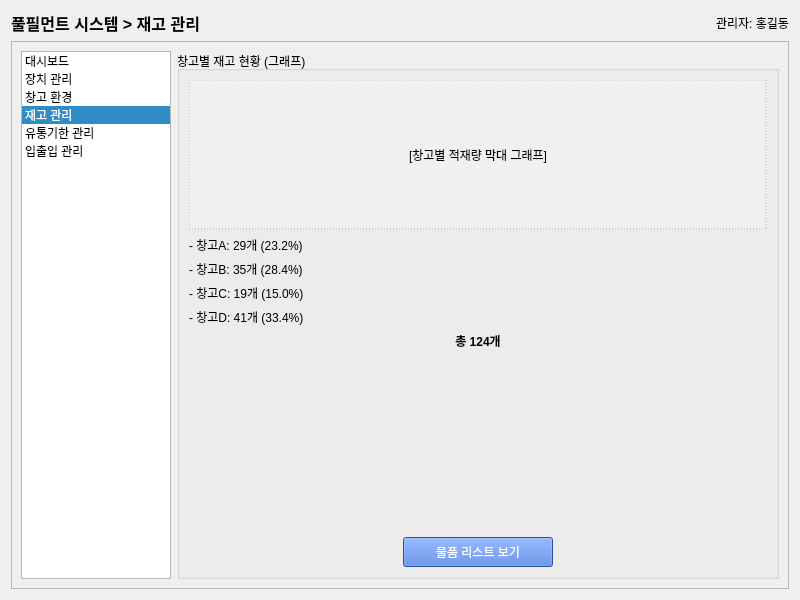
<?xml version="1.0" encoding="UTF-8"?>
<ui version="4.0">
 <class>Inventory</class>
 <widget class="QWidget" name="Inventory">
  <property name="geometry">
   <rect>
    <x>0</x>
    <y>0</y>
    <width>800</width>
    <height>600</height>
   </rect>
  </property>
  <property name="windowTitle">
   <string>풀필먼트 시스템 - 재고 관리</string>
  </property>
  <layout class="QVBoxLayout" name="verticalLayout">
   <item>
    <layout class="QHBoxLayout" name="headerLayout">
     <item>
      <widget class="QLabel" name="titleLabel">
       <property name="font">
        <font>
         <pointsize>12</pointsize>
         <bold>true</bold>
        </font>
       </property>
       <property name="text">
        <string>풀필먼트 시스템 > 재고 관리</string>
       </property>
      </widget>
     </item>
     <item>
      <spacer name="horizontalSpacer">
       <property name="orientation">
        <enum>Qt::Horizontal</enum>
       </property>
       <property name="sizeHint" stdset="0">
        <size>
         <width>40</width>
         <height>20</height>
        </size>
       </property>
      </spacer>
     </item>
     <item>
      <widget class="QLabel" name="adminLabel">
       <property name="text">
        <string>관리자: 홍길동</string>
       </property>
      </widget>
     </item>
    </layout>
   </item>
   <item>
    <widget class="QFrame" name="mainFrame">
     <property name="frameShape">
      <enum>QFrame::StyledPanel</enum>
     </property>
     <property name="frameShadow">
      <enum>QFrame::Raised</enum>
     </property>
     <layout class="QHBoxLayout" name="horizontalLayout">
      <item>
       <widget class="QListWidget" name="menuList">
        <property name="maximumSize">
         <size>
          <width>150</width>
          <height>16777215</height>
         </size>
        </property>
        <property name="currentRow">
         <number>3</number>
        </property>
        <item>
         <property name="text">
          <string>대시보드</string>
         </property>
        </item>
        <item>
         <property name="text">
          <string>장치 관리</string>
         </property>
        </item>
        <item>
         <property name="text">
          <string>창고 환경</string>
         </property>
        </item>
        <item>
         <property name="text">
          <string>재고 관리</string>
         </property>
        </item>
        <item>
         <property name="text">
          <string>유통기한 관리</string>
         </property>
        </item>
        <item>
         <property name="text">
          <string>입출입 관리</string>
         </property>
        </item>
       </widget>
      </item>
      <item>
       <layout class="QVBoxLayout" name="contentLayout">
        <item>
         <widget class="QGroupBox" name="storageChartGroup">
          <property name="title">
           <string>창고별 재고 현황 (그래프)</string>
          </property>
          <layout class="QVBoxLayout" name="verticalLayout_2">
           <item>
            <widget class="QLabel" name="chartPlaceholder">
             <property name="minimumSize">
              <size>
               <width>0</width>
               <height>150</height>
              </size>
             </property>
             <property name="styleSheet">
              <string notr="true">background-color: #f0f0f0; border: 1px dashed #aaa;</string>
             </property>
             <property name="text">
              <string>[창고별 적재량 막대 그래프]</string>
             </property>
             <property name="alignment">
              <set>Qt::AlignCenter</set>
             </property>
            </widget>
           </item>
           <item>
            <widget class="QLabel" name="storageA">
             <property name="text">
              <string>- 창고A: 29개 (23.2%)</string>
             </property>
            </widget>
           </item>
           <item>
            <widget class="QLabel" name="storageB">
             <property name="text">
              <string>- 창고B: 35개 (28.4%)</string>
             </property>
            </widget>
           </item>
           <item>
            <widget class="QLabel" name="storageC">
             <property name="text">
              <string>- 창고C: 19개 (15.0%)</string>
             </property>
            </widget>
           </item>
           <item>
            <widget class="QLabel" name="storageD">
             <property name="text">
              <string>- 창고D: 41개 (33.4%)</string>
             </property>
            </widget>
           </item>
           <item>
            <widget class="QLabel" name="totalLabel">
             <property name="font">
              <font>
               <bold>true</bold>
              </font>
             </property>
             <property name="text">
              <string>총 124개</string>
             </property>
             <property name="alignment">
              <set>Qt::AlignCenter</set>
             </property>
            </widget>
           </item>
           <item>
            <spacer name="verticalSpacer">
             <property name="orientation">
              <enum>Qt::Vertical</enum>
             </property>
             <property name="sizeHint" stdset="0">
              <size>
               <width>20</width>
               <height>40</height>
              </size>
             </property>
            </spacer>
           </item>
           <item>
            <layout class="QHBoxLayout" name="horizontalLayout_2">
             <item>
              <spacer name="horizontalSpacer_2">
               <property name="orientation">
                <enum>Qt::Horizontal</enum>
               </property>
               <property name="sizeHint" stdset="0">
                <size>
                 <width>40</width>
                 <height>20</height>
                </size>
               </property>
              </spacer>
             </item>
             <item>
              <widget class="QPushButton" name="productListButton">
               <property name="minimumSize">
                <size>
                 <width>150</width>
                 <height>30</height>
                </size>
               </property>
               <property name="styleSheet">
                <string notr="true">background-color: #4272d7; color: white;</string>
               </property>
               <property name="text">
                <string>물품 리스트 보기</string>
               </property>
              </widget>
             </item>
             <item>
              <spacer name="horizontalSpacer_3">
               <property name="orientation">
                <enum>Qt::Horizontal</enum>
               </property>
               <property name="sizeHint" stdset="0">
                <size>
                 <width>40</width>
                 <height>20</height>
                </size>
               </property>
              </spacer>
             </item>
            </layout>
           </item>
          </layout>
         </widget>
        </item>
       </layout>
      </item>
     </layout>
    </widget>
   </item>
  </layout>
 </widget>
 <resources/>
 <connections/>
</ui>
